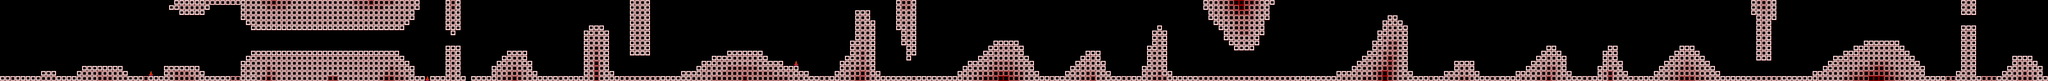

Rendered tile map (Tiled .tmx) drawn with the repository's tilesets; below, a short description and the map source with its tile grids summarised:
An orthogonal 400x16 tile map with 32x32 px tiles, 1 tile layer (layer_1) and 46 objects (36x battery, 6x spawner, 3x enemy, event).

<map version="1.10" tiledversion="1.11.2" orientation="orthogonal" renderorder="right-down" width="400" height="16" tilewidth="32" tileheight="32" infinite="0" nextlayerid="3" nextobjectid="55">
 <editorsettings>
  <export target="stage_2.json" format="json" />
 </editorsettings>
 <tileset firstgid="1" name="bg_tileset" tilewidth="32" tileheight="32" tilecount="256" columns="16">
  <image source="../images/bg_tileset.png" trans="000000" width="512" height="512" />
 </tileset>
 <layer id="1" name="layer_1" width="400" height="16">
  <data>[6400 cells, 1831 non-empty, 6 distinct tile ids]</data>
 </layer>
 <objectgroup id="2" name="object_1">
  <object id="4" name="battery" type="battery" x="1184" y="384" width="32" height="32" />
  <object id="5" name="battery" type="battery" x="1088" y="384" width="32" height="32" />
  <object id="6" name="battery" type="battery" x="608" y="384" width="32" height="32" />
  <object id="7" name="battery" type="battery" x="1664" y="288" width="32" height="32" />
  <object id="9" name="battery" type="battery" x="2368" y="288" width="32" height="32" />
  <object id="10" name="battery" type="battery" x="2464" y="288" width="32" height="32" />
  <object id="11" name="battery" type="battery" x="2816" y="256" width="32" height="32" />
  <object id="12" name="battery" type="battery" x="3168" y="288" width="32" height="32" />
  <object id="13" name="battery" type="battery" x="3264" y="288" width="32" height="32" />
  <object id="14" name="battery" type="battery" x="3712" y="128" width="32" height="32" />
  <object id="15" name="battery" type="battery" x="4000" y="352" width="32" height="32" />
  <object id="16" name="battery" type="battery" x="4256" y="416" width="32" height="32" />
  <object id="17" name="battery" type="battery" x="4384" y="352" width="32" height="32" />
  <object id="18" name="battery" type="battery" x="4480" y="320" width="32" height="32" />
  <object id="19" name="battery" type="battery" x="5312" y="224" width="32" height="32" />
  <object id="20" name="battery" type="battery" x="5952" y="448" width="32" height="32" />
  <object id="21" name="battery" type="battery" x="6272" y="224" width="32" height="32" />
  <object id="22" name="battery" type="battery" x="6816" y="288" width="32" height="32" />
  <object id="23" name="battery" type="battery" x="7232" y="128" width="32" height="32" />
  <object id="24" name="battery" type="battery" x="8704" y="64" width="32" height="32" />
  <object id="25" name="battery" type="battery" x="9152" y="352" width="32" height="32" />
  <object id="26" name="battery" type="battery" x="9696" y="256" width="32" height="32" />
  <object id="27" name="battery" type="battery" x="10080" y="256" width="32" height="32" />
  <object id="28" name="battery" type="battery" x="10528" y="256" width="32" height="32" />
  <object id="29" name="battery" type="battery" x="11488" y="320" width="32" height="32" />
  <object id="30" name="battery" type="battery" x="11616" y="256" width="32" height="32" />
  <object id="31" name="battery" type="battery" x="11872" y="256" width="32" height="32" />
  <object id="32" name="battery" type="battery" x="11968" y="352" width="32" height="32" />
  <object id="34" name="enemy" type="enemy" x="3584" y="480" width="32" height="32">
   <properties>
    <property name="spawn_pos" value="right_y_z" />
    <property name="subtype" value="enemy_6" />
    <property name="z" value="130" />
   </properties>
  </object>
  <object id="35" name="battery" type="battery" x="1792" y="192" width="32" height="32" />
  <object id="36" name="battery" type="battery" x="1952" y="288" width="32" height="32" />
  <object id="37" name="battery" type="battery" x="2144" y="192" width="32" height="32" />
  <object id="38" name="battery" type="battery" x="2240" y="288" width="32" height="32" />
  <object id="39" name="battery" type="battery" x="2400" y="192" width="32" height="32" />
  <object id="40" name="enemy" type="enemy" x="6624" y="160" width="32" height="32">
   <properties>
    <property name="spawn_pos" value="right_middle" />
    <property name="subtype" value="enemy_b2" />
   </properties>
  </object>
  <object id="41" name="event" type="event" x="8800" y="0" width="32" height="32">
   <properties>
    <property name="subtype" value="scroll_stop" />
   </properties>
  </object>
  <object id="42" name="enemy" type="enemy" x="864" y="480" width="32" height="32">
   <properties>
    <property name="spawn_pos" value="right_y_z" />
    <property name="subtype" value="enemy_6" />
    <property name="z" value="300" />
   </properties>
  </object>
  <object id="43" name="spawner" type="spawner" x="480" y="0" width="32" height="32">
   <properties>
    <property name="duration" value="30" />
    <property name="interval" value="3" />
    <property name="spawn_pos" value="right_middle" />
    <property name="subtype" value="enemy_1" />
    <property name="z" value="0" />
   </properties>
  </object>
  <object id="44" name="spawner" type="spawner" x="512" y="0" width="32" height="32">
   <properties>
    <property name="duration" value="30" />
    <property name="interval" value="3" />
    <property name="spawn_pos" value="right_random" />
    <property name="subtype" value="enemy_4" />
    <property name="z" value="0" />
   </properties>
  </object>
  <object id="46" name="battery" type="battery" x="8608" y="160" width="32" height="32" />
  <object id="47" name="battery" type="battery" x="8576" y="224" width="32" height="32" />
  <object id="48" name="battery" type="battery" x="8544" y="288" width="32" height="32" />
  <object id="50" name="spawner" type="spawner" x="4832" y="0" width="32" height="32">
   <properties>
    <property name="duration" value="30" />
    <property name="interval" value="3" />
    <property name="spawn_pos" value="right_middle" />
    <property name="subtype" value="enemy_1" />
    <property name="z" value="0" />
   </properties>
  </object>
  <object id="51" name="spawner" type="spawner" x="5984" y="0" width="32" height="32">
   <properties>
    <property name="duration" value="30" />
    <property name="interval" value="3" />
    <property name="spawn_pos" value="right_middle" />
    <property name="subtype" value="enemy_1" />
    <property name="z" value="0" />
   </properties>
  </object>
  <object id="52" name="spawner" type="spawner" x="4864" y="0" width="32" height="32">
   <properties>
    <property name="duration" value="30" />
    <property name="interval" value="3" />
    <property name="spawn_pos" value="right_random" />
    <property name="subtype" value="enemy_4" />
    <property name="z" value="0" />
   </properties>
  </object>
  <object id="53" name="spawner" type="spawner" x="6016" y="0" width="32" height="32">
   <properties>
    <property name="duration" value="30" />
    <property name="interval" value="3" />
    <property name="spawn_pos" value="right_random" />
    <property name="subtype" value="enemy_4" />
    <property name="z" value="0" />
   </properties>
  </object>
 </objectgroup>
</map>